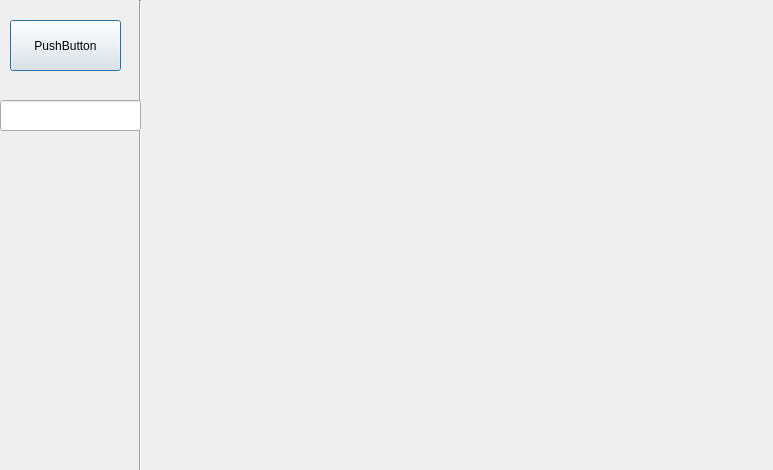
<?xml version="1.0" encoding="UTF-8"?>
<ui version="4.0">
 <class>Dialog</class>
 <widget class="QDialog" name="Dialog">
  <property name="geometry">
   <rect>
    <x>0</x>
    <y>0</y>
    <width>773</width>
    <height>470</height>
   </rect>
  </property>
  <property name="windowTitle">
   <string>Dialog</string>
  </property>
  <property name="styleSheet">
   <string notr="true">background-image: url(bg1.png);</string>
  </property>
  <widget class="Line" name="line">
   <property name="geometry">
    <rect>
     <x>130</x>
     <y>0</y>
     <width>21</width>
     <height>471</height>
    </rect>
   </property>
   <property name="orientation">
    <enum>Qt::Vertical</enum>
   </property>
  </widget>
  <widget class="QLineEdit" name="lineEdit">
   <property name="geometry">
    <rect>
     <x>0</x>
     <y>100</y>
     <width>141</width>
     <height>31</height>
    </rect>
   </property>
   <property name="styleSheet">
    <string notr="true">boarder:1px solid balck;</string>
   </property>
  </widget>
  <widget class="QPushButton" name="pushButton">
   <property name="geometry">
    <rect>
     <x>10</x>
     <y>20</y>
     <width>111</width>
     <height>51</height>
    </rect>
   </property>
   <property name="text">
    <string>PushButton</string>
   </property>
  </widget>
 </widget>
 <resources/>
 <connections/>
</ui>
